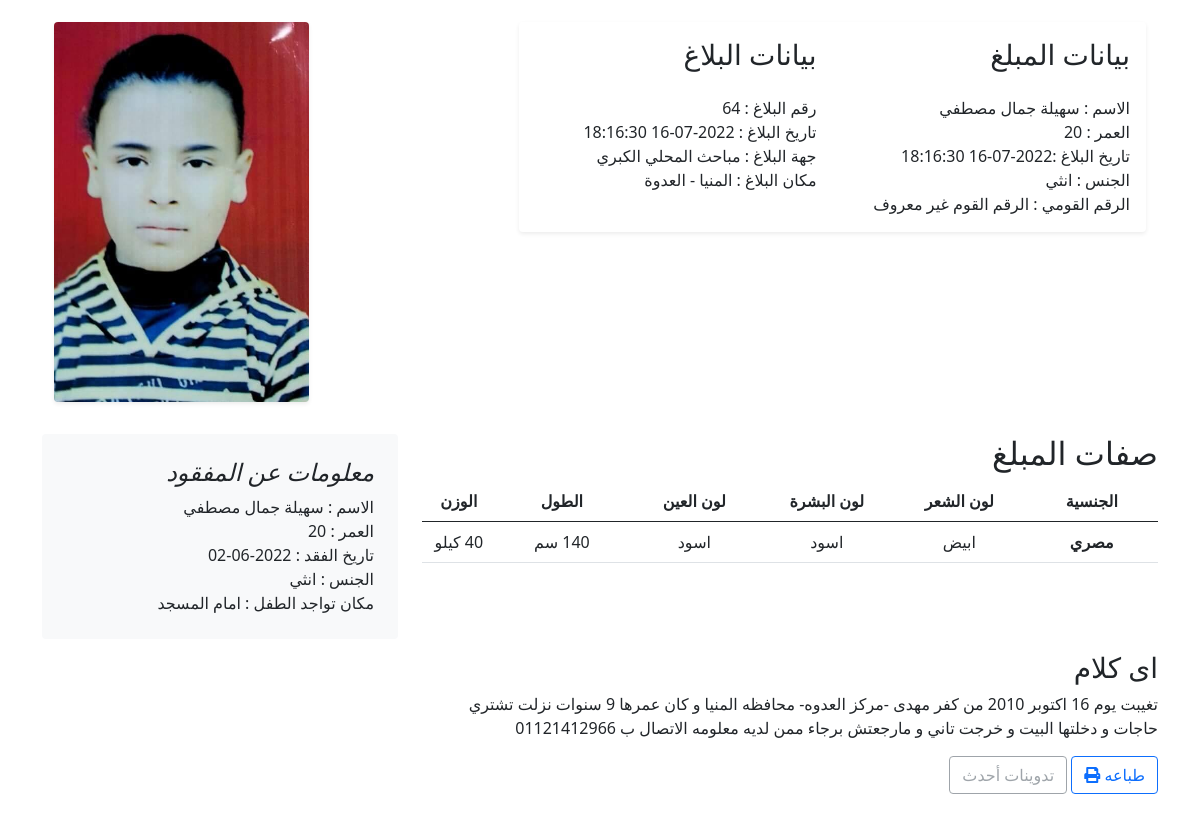
/admin/bill.php?id=64 (signed in), run on the app's committed database.
### tables this page shows
CREATE TABLE `missing` (
  `id` int(225) NOT NULL,
  `SSN` int(225) DEFAULT NULL,
  `age` int(11) DEFAULT NULL,
  `phone` int(50) NOT NULL,
  `First_Name` varchar(255) NOT NULL,
  `Mid_Name` varchar(255) NOT NULL,
  `Last_Name` varchar(255) NOT NULL,
  `relationWithMisssing` int(255) NOT NULL,
  `gender` int(50) NOT NULL,
  `nationality_code` int(11) NOT NULL,
  `missing_date` date NOT NULL,
  `governorate_code` int(50) NOT NULL,
  `city_code` int(50) NOT NULL,
  `department_code` int(50) NOT NULL,
  `notes` text NOT NULL,
  `hair_color` int(11) NOT NULL,
  `skin_color` int(50) NOT NULL,
  `eye_color` int(50) NOT NULL,
  `disease_code` int(50) NOT NULL,
  `height` int(255) NOT NULL,
  `weight` int(255) NOT NULL,
  `created_at` timestamp NOT NULL DEFAULT current_timestamp() ON UPDATE current_timestamp(),
  `image` varchar(225) NOT NULL,
  `added_by_admin` int(50) DEFAULT NULL,
  `missingType` int(4) NOT NULL,
  `added_by_citizines` int(225) DEFAULT NULL
);

CREATE TABLE `citizines` (
  `ssn` int(250) NOT NULL,
  `First_name` varchar(20) NOT NULL,
  `mid_name` varchar(20) DEFAULT NULL,
  `last_name` varchar(20) NOT NULL,
  `age` int(5) DEFAULT NULL,
  `image` varchar(225) DEFAULT NULL,
  `first_phone` int(15) NOT NULL,
  `second_phone` int(15) NOT NULL,
  `status` int(10) NOT NULL,
  `email` varchar(225) NOT NULL,
  `password` varchar(60) NOT NULL,
  `created_at` date NOT NULL DEFAULT current_timestamp(),
  `governorate_code` int(50) DEFAULT NULL,
  `city_code` int(50) DEFAULT NULL,
  `department_code` int(50) DEFAULT NULL
);

CREATE TABLE `departments` (
  `department_code` int(11) NOT NULL,
  `status` int(11) DEFAULT NULL,
  `department_name` varchar(255) DEFAULT NULL,
  `location` text DEFAULT NULL,
  `department_phone` int(11) DEFAULT NULL,
  `governorate_code` int(11) DEFAULT NULL,
  `cites_code` int(11) DEFAULT NULL
);

CREATE TABLE `governorate` (
  `Governorate_code` int(11) NOT NULL,
  `Governorate_name` varchar(255) DEFAULT NULL
);

CREATE TABLE `cities` (
  `cities_code` int(11) NOT NULL,
  `citiese_name` varchar(50) DEFAULT NULL,
  `Governorate_code` int(11) DEFAULT NULL
);

CREATE TABLE `nationalities` (
  `nationality_code` int(225) NOT NULL,
  `nationality_name` varchar(225) NOT NULL
);

CREATE TABLE `colors` (
  `color_code` int(11) NOT NULL,
  `color` varchar(10) DEFAULT NULL,
  `status` int(2) NOT NULL
);

### admin/bill.php (the view, shortened to what this page needs)
<?php
include('auth.php');
if (isset($_GET['id'])) {
    $reportet_type = $con->prepare('SELECT added_by_admin FROM missing  WHERE missing.id=:id');
    $reportet_type->bindparam('id', $_GET["id"]);
    $reportet_type->execute();
    $reportet_type_data  = $reportet_type->fetch();
    $type = $reportet_type_data['added_by_admin'];
    $z='';
    if ($type != NULL) {
        $z = 'SELECT missing.* ,admins.first_name AS first_name , admins.mid_name AS mid_name ,  admins.last_name AS last_name ,  admins.age AS age ,  admins.ssn  AS ssn ,   admins.phone AS phone, cities.citiese_name AS "city_name" , governorate.Governorate_name AS "governate_name" , diseases.disease_name AS "disease_name" ,
        nationalities.nationality_name AS "nationality_name" , departments.department_name AS "department_name",
        colors.color AS "hair_color_name" ,
        colors1.color AS "skin_color_name" ,
        colors2.color AS "eye_color_name"
        FROM missing
        INNER JOIN admins ON missing.added_by_admin  = admins.ssn
        INNER JOIN cities ON missing.city_code = cities.cities_code
        INNER JOIN governorate ON missing.governorate_code = governorate.Governorate_code
        INNER JOIN diseases ON missing.disease_code = diseases.diseases_code
        INNER JOIN nationalities ON missing.nationality_code = nationalities.nationality_code
        INNER JOIN departments ON missing.department_code = departments.department_code
        INNER JOIN colors AS colors ON missing.skin_color = colors.color_code
        INNER JOIN colors AS colors1 ON missing.eye_color = colors1.color_code
        INNER JOIN colors AS colors2 ON missing.hair_color = colors2.color_code
        WHERE missing.id=:id';
    }
    else
    {
        $z = 'SELECT missing.* ,citizines.First_name AS first_name , citizines.mid_name AS mid_name ,  citizines.last_name AS last_name,    citizines.age AS age,    citizines.first_phone AS phone,   citizines.ssn AS ssn, cities.citiese_name AS "city_name" , governorate.Governorate_name AS "governate_name" , diseases.disease_name AS "disease_name" ,
        nationalities.nationality_name AS "nationality_name" , departments.department_name AS "department_name",
        colors.color AS "hair_color_name" ,
        colors1.color AS "skin_color_name" ,
        colors2.color AS "eye_color_name"
        FROM missing
        INNER JOIN citizines ON missing.added_by_citizines  = citizines.ssn
        INNER JOIN cities ON missing.city_code = cities.cities_code
        INNER JOIN governorate ON missing.governorate_code = governorate.Governorate_code
        INNER JOIN diseases ON missing.disease_code = diseases.diseases_code
        INNER JOIN nationalities ON missing.nationality_code = nationalities.nationality_code
        INNER JOIN departments ON missing.department_code = departments.department_code
        INNER JOIN colors AS colors ON missing.skin_color = colors.color_code
        INNER JOIN colors AS colors1 ON missing.eye_color = colors1.color_code
        INNER JOIN colors AS colors2 ON missing.hair_color = colors2.color_code
        WHERE missing.id=:id';
    }
    $selectmiss = $con->prepare($z);
    $selectmiss->bindparam('id', $_GET["id"]);
    $selectmiss->execute();
    $getSpecialMissingInfo = $selectmiss->fetch();
}
?>
  <!doctype html>
  <html>
  <head>
    <link rel="stylesheet" href="assets/css/bootstrap.min.css">
    <link rel="stylesheet" href="assets/css/all.min.css" />
    <link rel="stylesheet" href="assets/css/bill.css">
  </head>
  <body>
    <main class="container">
      <div class="row mb-2 top">
        <div class="col-md-7">
          <div class="row g-0  rounded overflow-hidden flex-md-row mb-4 shadow-sm h-md-250 position-relative">
            <div class="col p-3 d-flex flex-column position-static">
              <h3 class="mb-0"> بیانات المبلغ</h3><br>
              <p class="mb-0">الاسم : <?php
                                    if (empty($getSpecialMissingInfo["First_Name"] && $getSpecialMissingInfo["Mid_Name"] && $getSpecialMissingInfo["Last_Name"])) {
                                      echo 'اسم المفقود غير معروق';
                                    } else {
                                      echo $getSpecialMissingInfo["First_Name"] . ' ' . $getSpecialMissingInfo["Mid_Name"] . ' ' . $getSpecialMissingInfo["Last_Name"];
                                    }
                                    ?></p>
              <p class="mb-0">العمر : <?php
                                    if ($getSpecialMissingInfo['age'] == 0) {
                                      echo '   عمر مفقود غير معروف ';
                                    } else {
                                      echo $getSpecialMissingInfo['age'];
                                    }
                                    ?></p>
              <p class="mb-0">تاریخ البلاغ :<?php echo  $getSpecialMissingInfo['created_at'] ?> </p>
              <p class="mb-0"> الجنس :
              <?php
              if ($getSpecialMissingInfo['gender'] == 1) {
                echo "ذكر";
              } else {
                echo 'انثي';
              }
              ?>
            </p>
            <p class="mb-0"> الرقم القومي :
              <?php
              if ($getSpecialMissingInfo["SSN"]  == 0) {
                echo 'الرقم القوم  غير معروف';
              } else {
                echo $getSpecialMissingInfo["SSN"];
              }
              ?>
            </p>
            </div>
            <div class="col p-3 d-flex flex-column position-static">
              <h3 class="mb-0"> بیانات البلاغ</h3><br>
              <p class="mb-0">رقم البلاغ :    <?php echo $getSpecialMissingInfo['id'] ?></p>
              <p class="mb-0">تاریخ البلاغ : <?php echo $getSpecialMissingInfo['created_at'] ?> </p>
              <p class="mb-0"> جهة البلاغ  : <?php echo $getSpecialMissingInfo['department_name'] ?></p>
              <p class="mb-0">  مكان البلاغ : <?php echo $getSpecialMissingInfo['governate_name'] ?> - <?php echo $getSpecialMissingInfo['city_name'] ?> </p>
            </div>
          </div>
        </div>
        <div class="col-md-3">
          <div class="row g-0  rounded overflow-hidden flex-md-row mb-4 shadow-sm h-md-250 position-relative">
            <div class="col-auto   ">
              <img class="bd-placeholder-img" src="code/add_missing/upload/missing/<?php echo $getSpecialMissingInfo['image'] ?>" style="width: 100%;height: 100%;">
            </div>
          </div>
        </div>
      </div>
      <div class="row">
        <div class="col-md-8">
          <article class="blog-post">
            <h2 class="blog-post-title"> صفات المبلغ </h2>
            <div class="table-responsive" style="direction: rtl;">
              <table class="table text-center">
                <thead>
                  <tr>
                    <th style="width: 18%;">الجنسية</th>
                    <th style="width: 18%;">لون الشعر</th>
                    <th style="width: 18%;">لون البشرة</th>
                    <th style="width: 18%;">لون العين</th>
                    <th style="width: 18%;">الطول</th>
                    <th style="width: 18%;">الوزن</th>
                  </tr>
                </thead>
                <tbody>
                  <tr>
                    <th scope="row"> <?php echo $getSpecialMissingInfo['nationality_name'] ?> </th>
                    <td> <?php echo $getSpecialMissingInfo['hair_color_name'] ?>  </td>
                    <td> <?php echo $getSpecialMissingInfo['skin_color_name'] ?> </td>
                    <td> <?php echo $getSpecialMissingInfo['eye_color_name'] ?> </td>
                    <td> <?php echo $getSpecialMissingInfo['height'] ?> سم  </td>
                    <td> <?php echo $getSpecialMissingInfo['weight'] ?> كيلو </td>
                  </tr>
                </tbody>
              </table>
            </div><br><br><br>
            <h3> ای کلام</h3>
            <p>
              <?php
                echo $getSpecialMissingInfo['notes']
              ?>
            </p>
          </article>
          <nav class="blog-pagination" aria-label="Pagination">
            <button class="btn btn-outline-primary"  onclick="window.print()">طباعه <i class="fa fa-print" aria-hidden="true"></i></button>
            <a class="btn btn-outline-secondary disabled">تدوينات أحدث</a>
          </nav>
        </div>
        <div class="col-md-4">
          <div class="position-sticky" style="top: 2rem;">
            <div class="p-4 mb-3 bg-light rounded">
              <h4 class="fst-italic">معلومات عن المفقود</h4>
              <p class="mb-0">الاسم :   <?php echo $getSpecialMissingInfo['First_Name'] ?> <?php echo $getSpecialMissingInfo['Mid_Name'] ?>  <?php echo $getSpecialMissingInfo['Last_Name'] ?> </p>
              <p class="mb-0">العمر : <?php echo $getSpecialMissingInfo['age']  ?></p>
              <p class="mb-0">تاریخ الفقد : <?php echo $getSpecialMissingInfo['missing_date'] ?> </p>
              <p class="mb-0"> الجنس :
                <?php
                  if ($getSpecialMissingInfo['gender'] == 1) {
                    echo "ذكر";
                  }
                  else
                  {
                    echo 'انثي';
                  }
                ?>
              </p>
              <p class="mb-0">مکان تواجد الطفل : امام المسجد</p>
            </div>
            <div class="p-4">
            </div>
            <div class="p-4">
            </div>
          </div>
        </div>
      </div>
    </main>
    <br><br>
  </body>
  </html>

### admin/assets/css/bill.css (style rules this page uses)
.top { margin: 2% 0%; display: flex; flex-wrap: wrap; justify-content: space-between; }

### admin/bill.php (style rules this page uses)
* { direction: rtl; }

### data on the page
missing: First_Name "سهيلة", Mid_Name "جمال", Last_Name "مصطفي", added_by_citizines.age "20", created_at "2022-07-16 18:16:30", id "64", departments.department_name "مباحث المحلي الكبري", governorate_code.Governorate_name "المنيا", city_code.citiese_name "العدوة", image (picture), nationality_code.nationality_name "مصري", skin_color.color "ابيض", eye_color.color "اسود", hair_color.color "اسود", weight "40", notes "تغيبت يوم 16 اكتوبر 2010 من كفر مهدى -مركز العدوه- محافظه المنيا و كان عمرها 9 سنوات نزلت تشتري حاجات و دخلتها البيت و خرجت تاني و مارجعتش برجاء ممن لديه معلومه الاتصال ب 01121412966", missing_date "2022-06-02"
